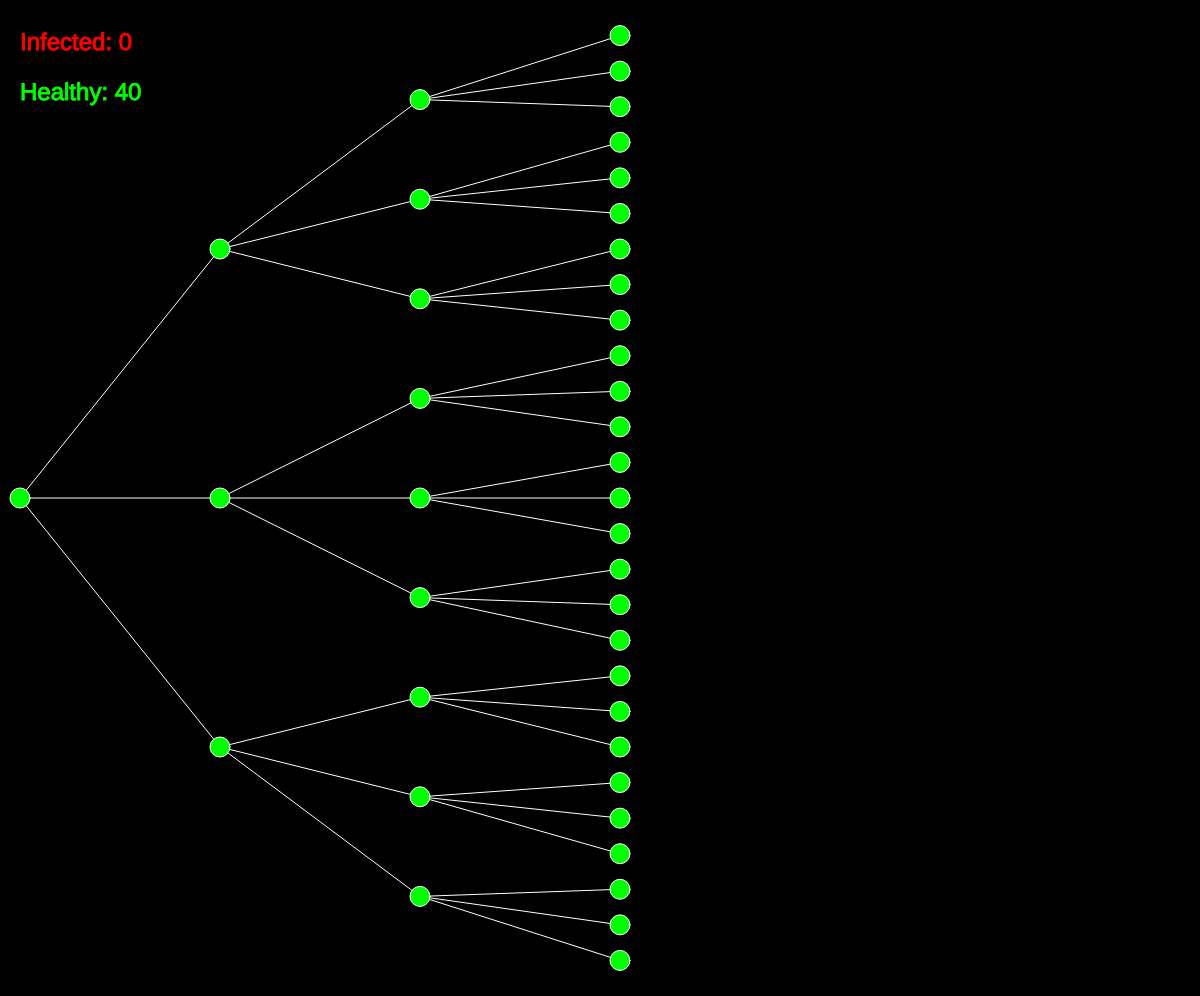
Frame 1 (no input)
Frame 60 (no input): identical to frame 1, image omitted
Frame 120 (the mouse pressed at the canvas centre since frame 60): identical to frame 1, image omitted

The p5.js sketch that drew this single still picture (run headless with seeded random() and noise() and a simulated clock; from frame 60 on, the mouse is pressed at the canvas centre):

// p5.js sketch
// ── sketch.js
let width, height, nodes, child_per_node, depth, diameter, node_length, infected_text, healthy_text;
let healthy_count, infected_count;
function setup() {
    width = innerWidth;
    height = innerHeight - 4;
    createCanvas(width, height);
    nodes = [];
    child_per_node = 3;
    diameter = 20;
    depth = 4;
    createNodes();
    healthy_count = calculateChildren(0);
    infected_count = 0;
    infected_text = new Text(20, 50, `Infected: ${infected_count}`, [255, 0, 0]);
    healthy_text = new Text(20, 100, `Healthy: ${healthy_count}`, [0, 255, 0]);
}

function draw() {
    background(0);
    drawLines();
    showNodes();
    infected_text.show();
    healthy_text.show();
    updateCounts();
}

function updateCounts() {
    let ill = 0;
    let healthy = 0;
    for(let i = 0; i < node_length; i++) {
        if(nodes[i].infected) { ill++; }
        else { healthy++; }
    }
    infected_text.setString(`Infected: ${ill}`);
    healthy_text.setString(`Healthy: ${healthy}`)
}

function showNodes() {
    for(let i = 0; i < node_length; i++) {
        nodes[i].show();
    }
} 
function drawLines() {
    for(let ctr = 1; ctr < node_length; ctr++) {
        let parentPos = findParentPos(nodes[ctr].pid);
        stroke(255);
        line(nodes[ctr].x, nodes[ctr].y, nodes[parentPos].x, nodes[parentPos].y);
    }
}

function findParentPos(pid) {
    for(let i = 0; i < node_length; i++) {
        if(nodes[i].id == pid) { return i; }
    }
}

function createNodes() {
    let ctr = 0;
    let startWidth = 20;
    let newStartWidth = startWidth;
    for(let i = 0; i < depth; i++) {
        let heightAvailable = height / (Math.pow(child_per_node, i) + 1);
        let startHeight = heightAvailable;
        let newStartHeight = startHeight;

        for(let j = 0; j < Math.pow(child_per_node, i); j++) {
            let id = `${i}${j}`;
            let pid;
            if (i != 0) {
                pid = `${i - 1}${Math.floor(j / child_per_node)}`;
            } else {
                pid = `00`;
            }
            let y = newStartHeight;
            nodes[ctr++] = new Node(newStartWidth, y, diameter, id, pid, false);
            newStartHeight += startHeight;
        }
        newStartWidth += 200;
    }
    node_length = ctr;
}

function mousePressed() {
    for(let i = 0; i < node_length; i++) {
        if(((mouseX > nodes[i].x - diameter / 2) && (mouseX < nodes[i].x + diameter / 2) && (mouseY > nodes[i].y - diameter / 2) && (mouseY < nodes[i].y + diameter / 2)) && i == 0) {
            nodes[i].infected = !nodes[i].infected;
            reverseAll();
        } else if((mouseX > nodes[i].x - diameter / 2) && (mouseX < nodes[i].x + diameter / 2) && (mouseY > nodes[i].y - diameter / 2) && (mouseY < nodes[i].y + diameter / 2)) {
            nodes[i].infected = !nodes[i].infected;
            reverseCondition(i);
        } else {
            continue;
        }
    }
}

function reverseAll() {
    condition = nodes[0].infected;
    for(let i = 0; i < node_length; i++) {
        nodes[i].infected = condition;
    }
}

function reverseCondition(index) {
    for(let i = 0; i < node_length; i++) {
        if(nodes[i].pid == nodes[index].id) {
            nodes[i].infected = nodes[index].infected;
            reverseCondition(i);
        }
    }
}

function calculateChildren(level) {
    let saved = 0;
    for(let i = 0; i < (depth - level); i++) {
        saved += Math.pow(child_per_node, i);
    }
    return saved;
}

class Node {
    constructor(x, y, r, id, pid, infected) {
        this.x = x;
        this.y = y;
        this.r = r;
        this.id = id;
        this.pid = pid;
        this.infected = infected;
    }

    show() {
        ellipseMode(CENTER);
        if(this.infected) {
            fill(255, 0, 0);
        } else {
            fill(0, 255, 0);
        }

        ellipse(this.x, this.y, this.r, this.r);
    }
}

class Text {
    constructor(x1, y1, string, color) {
        this.x1 = x1;
        this.y1 = y1;
        this.string = string;
        this.color = color;
    }

    setString(newstring) {
        this.string = newstring;
    }

    show() {
        stroke(this.color[0], this.color[1], this.color[2]);
        fill(this.color[0], this.color[1], this.color[2]);
        textSize(24);
        text(this.string, this.x1, this.y1);
    }
}
